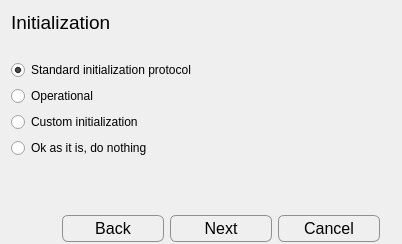
         <widget class="QWidget" name="page_4">
          <layout class="QVBoxLayout" name="verticalLayout">
           <property name="bottomMargin">
            <number>0</number>
           </property>
           <item>
            <widget class="QLabel" name="label_7">
             <property name="font">
              <font>
               <pointsize>14</pointsize>
              </font>
             </property>
             <property name="text">
              <string>Initialization</string>
             </property>
            </widget>
           </item>
           <item>
            <spacer name="verticalSpacer_10">
             <property name="orientation">
              <enum>Qt::Vertical</enum>
             </property>
             <property name="sizeHint" stdset="0">
              <size>
               <width>20</width>
               <height>20</height>
              </size>
             </property>
            </spacer>
           </item>
           <item>
            <widget class="QRadioButton" name="radioButton_init_stand">
             <property name="styleSheet">
              <string notr="true"/>
             </property>
             <property name="text">
              <string>Standard initialization protocol</string>
             </property>
             <property name="icon">
              <iconset resource="resources.qrc">
               <normaloff>:/icons/newTip.png</normaloff>:/icons/newTip.png</iconset>
             </property>
             <property name="iconSize">
              <size>
               <width>50</width>
               <height>50</height>
              </size>
             </property>
             <property name="checked">
              <bool>true</bool>
             </property>
            </widget>
           </item>
           <item>
            <widget class="QRadioButton" name="radioButton_init_oper">
             <property name="styleSheet">
              <string notr="true"/>
             </property>
             <property name="text">
              <string>Operational</string>
             </property>
             <property name="icon">
              <iconset resource="resources.qrc">
               <normaloff>:/icons/run.png</normaloff>:/icons/run.png</iconset>
             </property>
             <property name="iconSize">
              <size>
               <width>50</width>
               <height>50</height>
              </size>
             </property>
            </widget>
           </item>
           <item>
            <widget class="QRadioButton" name="radioButton_init_custom">
             <property name="styleSheet">
              <string notr="true"/>
             </property>
             <property name="text">
              <string>Custom initialization</string>
             </property>
             <property name="icon">
              <iconset resource="resources.qrc">
               <normaloff>:/icons/custom.png</normaloff>:/icons/custom.png</iconset>
             </property>
             <property name="iconSize">
              <size>
               <width>50</width>
               <height>50</height>
              </size>
             </property>
            </widget>
           </item>
           <item>
            <widget class="QRadioButton" name="radioButton_init_none">
             <property name="text">
              <string>Ok as it is, do nothing</string>
             </property>
             <property name="icon">
              <iconset resource="resources.qrc">
               <normaloff>:/icons/success.png</normaloff>:/icons/success.png</iconset>
             </property>
             <property name="iconSize">
              <size>
               <width>50</width>
               <height>50</height>
              </size>
             </property>
            </widget>
           </item>
           <item>
            <spacer name="verticalSpacer_6">
             <property name="orientation">
              <enum>Qt::Vertical</enum>
             </property>
             <property name="sizeHint" stdset="0">
              <size>
               <width>20</width>
               <height>40</height>
              </size>
             </property>
            </spacer>
           </item>
           <item>
            <widget class="QGroupBox" name="groupBox_7">
             <property name="maximumSize">
              <size>
               <width>16777215</width>
               <height>45</height>
              </size>
             </property>
             <property name="font">
              <font>
               <pointsize>11</pointsize>
              </font>
             </property>
             <property name="styleSheet">
              <string notr="true">QGroupBox {
    border: 2px solid transparent;
}

 QPushButton {
     border: 1px solid #8f8f91;
     border-radius: 6px;
     width: 100px;
     height: 25px;
     font-size: 16px;
     background-color: qlineargradient(x1: 0, y1: 0, x2: 0, y2: 1,
                                       stop: 0 #f6f7fa, stop: 1 #dadbde);

 }

 QPushButton:focus:pressed {
     background-color: qlineargradient(x1: 0, y1: 0, x2: 0, y2: 1,
                                       stop: 0 #F0FFF0, stop: 1 #f6f7fa);
 }

 QPushButton:hover {
     background-color: qlineargradient(x1: 0, y1: 0, x2: 0, y2: 1,
                                       stop: 0 #f6f7fa, stop: 1 #F0FFF0);
 }

QPushButton:disabled{ background-color: #CCCCCC; }

 QPushButton:flat {
     border: none; /* no border for a flat push button */
 }

 QPushButton:default {
     border-color: navy; /* make the default button prominent */
 }</string>
             </property>
             <property name="title">
              <string/>
             </property>
             <layout class="QGridLayout" name="gridLayout_15">
              <property name="bottomMargin">
               <number>0</number>
              </property>
              <item row="0" column="2">
               <widget class="QPushButton" name="pushButton_next4">
                <property name="text">
                 <string>Next</string>
                </property>
               </widget>
              </item>
              <item row="0" column="3">
               <widget class="QPushButton" name="pushButton_cancel4">
                <property name="text">
                 <string>Cancel</string>
                </property>
               </widget>
              </item>
              <item row="0" column="1">
               <widget class="QPushButton" name="pushButton_back4">
                <property name="text">
                 <string>Back</string>
                </property>
               </widget>
              </item>
              <item row="0" column="0">
               <spacer name="horizontalSpacer_8">
                <property name="orientation">
                 <enum>Qt::Horizontal</enum>
                </property>
                <property name="sizeHint" stdset="0">
                 <size>
                  <width>40</width>
                  <height>20</height>
                 </size>
                </property>
               </spacer>
              </item>
             </layout>
            </widget>
           </item>
          </layout>
         </widget>
